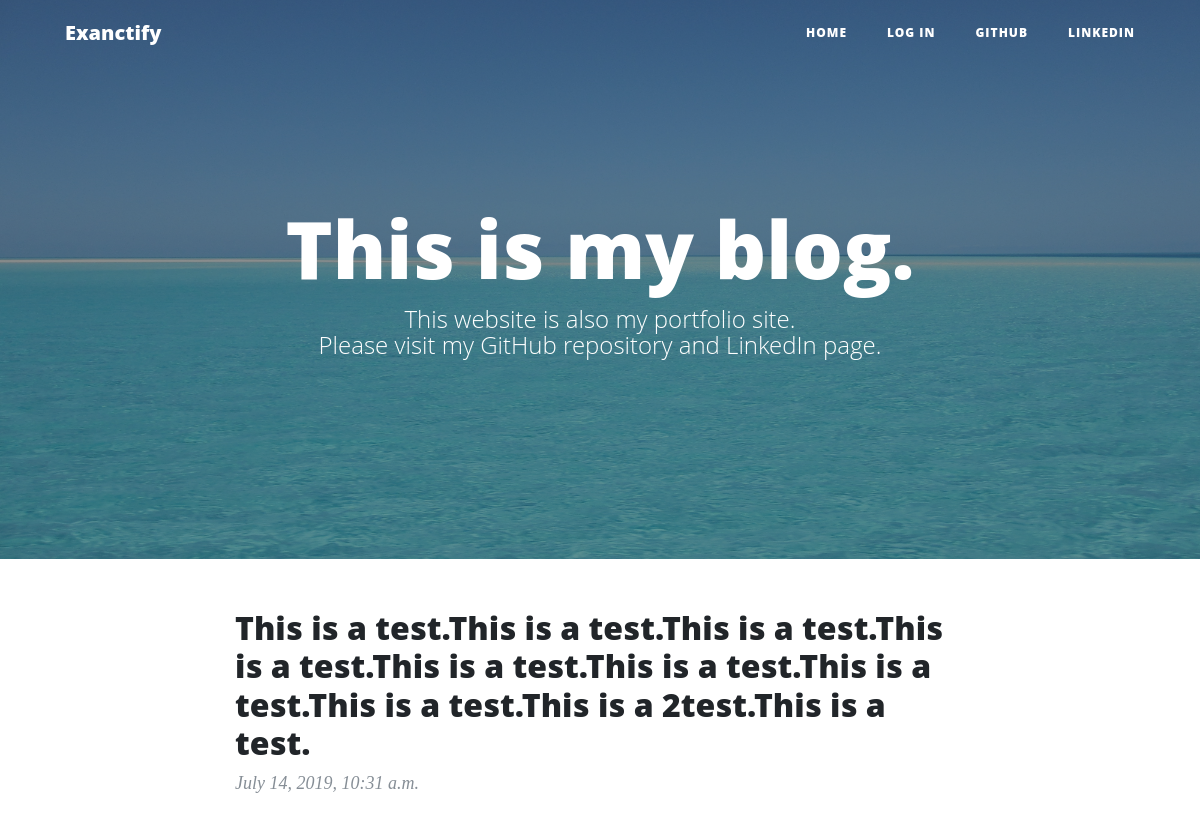
Screenshot of /31/ with the database file from the repository.
### blog/models.py (models this page shows)
class Blog(models.Model):
    content = models.CharField(max_length=40000)
    posted_date = models.DateTimeField(auto_now_add=True)
    class Meta:
        ordering = ['-posted_date']

### blog/views.py (the view)
# urls.py: path('<int:pk>/', BlogDetailView.as_view(), name="detail"),
class BlogDetailView(DetailView):
    model = Blog
    context_object_name = "blog"

### blog/templates/blog/blog_detail.html (shortened to what this page needs)
{% extends "base.html" %}
{% block body %}
    <div class="row">
        <div class="col-lg-8 col-md-10 mx-auto">
            <div class="post-preview">
                <h2 class="post-title">{{ blog.content | urlize | linebreaksbr }}</h2>
                <p class="post-meta">{{ blog.posted_date }}</p>
            </div>
        </div>
    </div>
{% endblock %}

### rows the page displays
Blog: content "This is a test.This is a test.This is a test.This is a test.This is a test.This is a test.This is a test.This is a test.This is a 2test.This is a test.", posted_date "July 14, 2019, 10:31 a.m."
